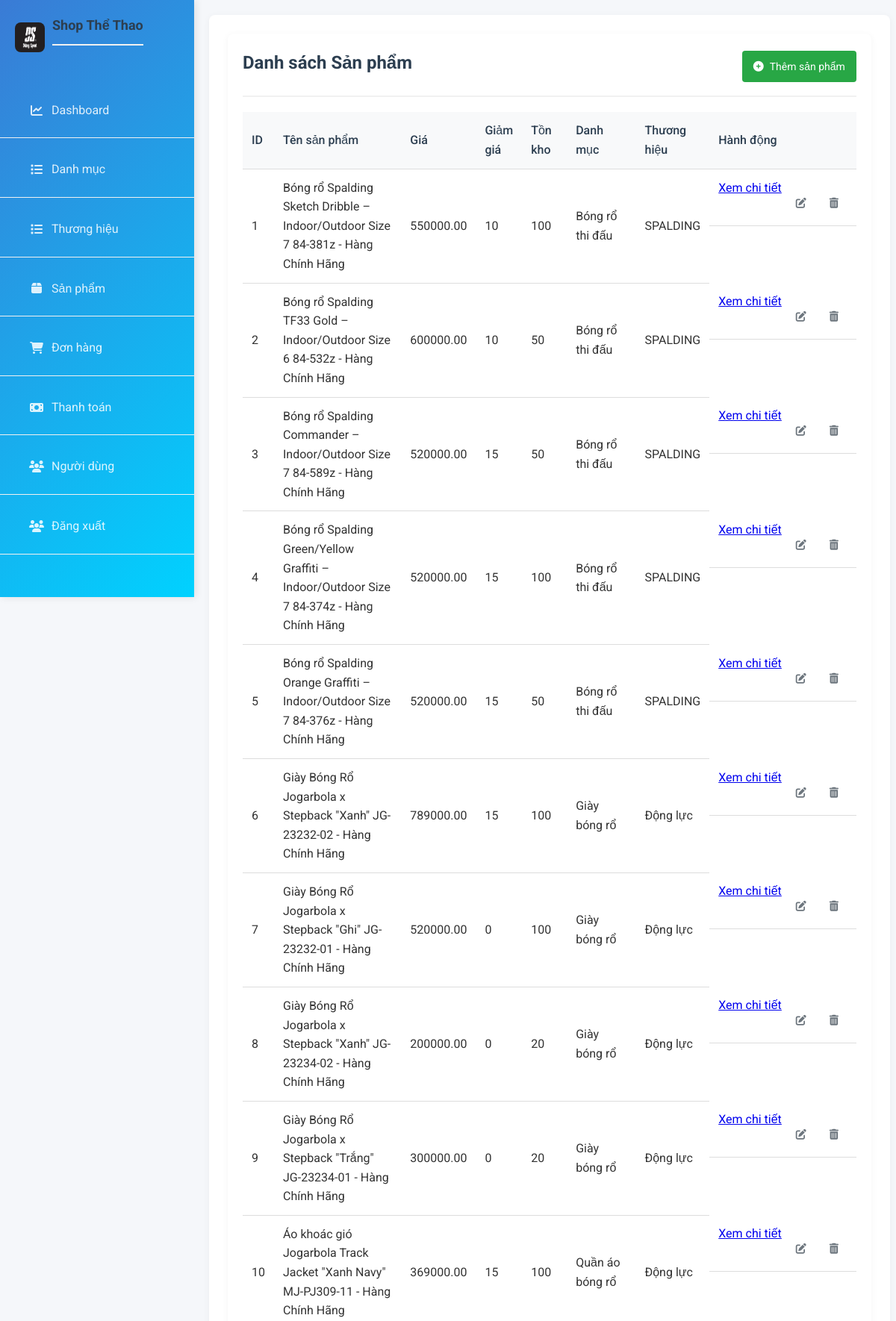
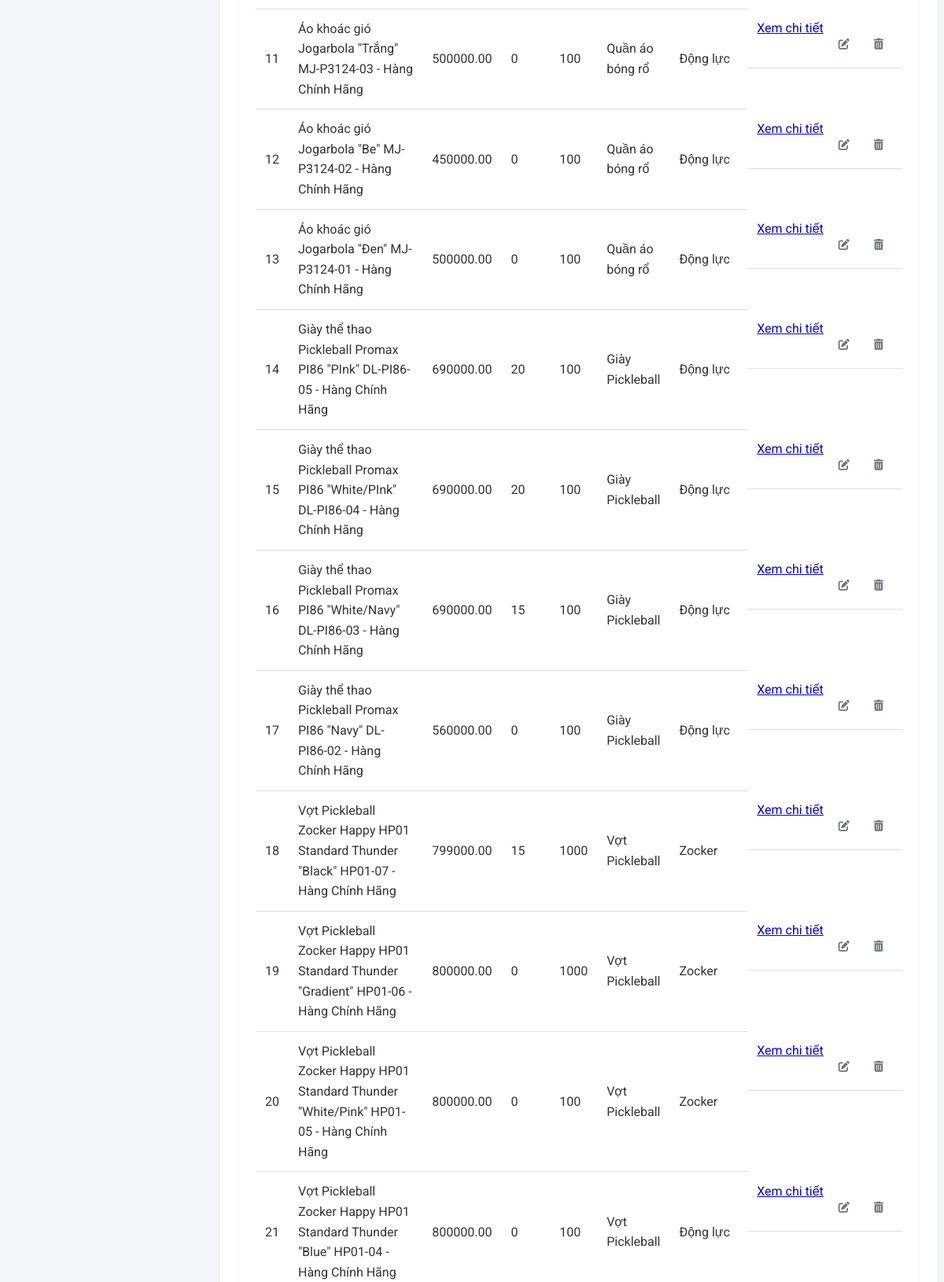
The app's page /product/ (upper part) with its own data (2 pictures, top to bottom).
### models/product.py (models this page shows)
class Product(db.Model):
    __tablename__ = 'products'
    id_product = Column(Integer, primary_key=True, autoincrement=True)
    product_name = Column(String(255), nullable=False)
    id_category = Column(Integer, ForeignKey('categories.id_category'), nullable=True)
    id_brand = Column(Integer, ForeignKey('brands.id_brand'), nullable=True)
    price = Column(DECIMAL(10, 2))
    cost_price = Column(DECIMAL(10, 2))
    inventory = Column(Integer)
    description = Column(Text)
    created_at = Column(TIMESTAMP, server_default=func.now())
    size = Column(String(50), nullable=True)
    color = Column(String(50), nullable=True)
    discount = Column(Integer, nullable=True, default="0")
    category = relationship("Category", backref="products")
    brand = relationship("Brand", backref="products")

### models/category.py (models this page shows)
class Category(db.Model):
    __tablename__ = 'categories'
    id_category = Column(Integer, primary_key=True, autoincrement=True)
    category_name = Column(String(255))
    description = Column(Text)
    created_at = Column(TIMESTAMP)

### models/brand.py (models this page shows)
class Brand(db.Model):
    __tablename__ = 'brands'
    id_brand = Column(Integer, primary_key=True, autoincrement=True)
    brand_name = Column(String(255), nullable=False)
    description = Column(Text)
    created_at = Column(TIMESTAMP)

### routes/product.py (the view)
@product_bp.route("/")
def list_products():
    products = Product.query.all()
    return render_template("admin/product.html", products=products)

### app.py (called while the page is built)
@app.before_request
def log_request_info():
    logging.info(f"Body: {request.get_data()}")

### templates/admin/product.html (shortened to what this page needs)
{% extends 'admin/base.html' %}
{% block extra_css %}
<link rel="stylesheet" href="{{ url_for('static', filename='css/product.css') }}">
{% endblock %}
{% block content %}
<div class="product-container">
    <div class="page-header">
        <h2>Danh sách Sản phẩm</h2>
        <a href="{{ url_for('product.add_product') }}" class="btn-add">
            <i class="fas fa-plus-circle"></i> Thêm sản phẩm
        </a>
    </div>
    <table class="product-table">
        <thead>
            <tr>
                <th>ID</th>
                <th>Tên sản phẩm</th>
                <th>Giá</th>
                <th>Giảm giá</th>
                <th>Tồn kho</th>
                <th>Danh mục</th>
                <th>Thương hiệu</th>
                <th>Hành động</th>
            </tr>
        </thead>
        <tbody>
            {% for product in products %}
            <tr>
                <td>{{ product.id_product }}</td>
                <td>{{ product.product_name }}</td>
                <td>{{ product.price }}</td>
                <td>{{ product.discount }}</td>
                <td>{{ product.inventory }}</td>
                <td>{{ product.category.category_name }}</td>
                <td>{{ product.brand.brand_name }}</td>
                <td class="actions">
                    <a href="{{ url_for('product.add_detail_product_form', id_product=product.id_product) }}" class="btn-detail">
                        Xem chi tiết
                    </a>
                    <form action="{{ url_for('product.edit_product', id_product=product.id_product) }}" method="get" style="display:inline;">
                        <button type="submit" class="btn-edit">
                            <i class="fas fa-edit"></i>
                        </button>
                    </form>
                    <form action="{{ url_for('product.delete_product', id_product=product.id_product) }}" method="post" style="display:inline;" onsubmit="return confirm('Xác nhận xóa sản phẩm?');">
                        <button type="submit" class="btn-delete">
                            <i class="fas fa-trash-alt"></i>
                        </button>
                    </form>
                </td>
            </tr>
            {% else %}
            <tr>
                <td colspan="7" class="no-data">Không có dữ liệu sản phẩm</td>
            </tr>
            {% endfor %}
        </tbody>
    </table>
</div>
{% endblock %}

### static/css/style.css (style rules this page uses)
* { margin: 0; padding: 0; box-sizing: border-box; }
body { font-family: 'Roboto', sans-serif; background-color: #f5f7fa; color: #333; line-height: 1.6; }
h2 { color: #2c3e50; margin-bottom: 20px; padding-bottom: 10px; border-bottom: 2px solid #f1f1f1; }
table { width: 100%; border-collapse: collapse; margin-bottom: 20px; background-color: white; }
th, td { padding: 12px 15px; text-align: left; border-bottom: 1px solid #f1f1f1; }
th { background-color: #f8f9fa; color: #2c3e50; font-weight: 500; }
form { display: grid; grid-template-columns: repeat(auto-fit, minmax(250px, 1fr)); gap: 15px; margin-top: 15px; }
input, select, button { padding: 10px 15px; border: 1px solid #ddd; border-radius: 4px; font-size: 14px; }
button { background-color: #3a7bd5; color: white; border: none; cursor: pointer; transition: background-color 0.3s; font-weight: 500; }
.product-container { background-color: white; border-radius: 8px; box-shadow: 0 2px 10px rgba(0, 0, 0, 0.05); padding: 20px; }
.page-header { display: flex; justify-content: space-between; align-items: center; margin-bottom: 20px; padding-bottom: 15px; border-bottom: 2px solid #f1f1f1; }
.page-header h2 { margin: 0; border-bottom: none; }
.btn-add { background-color: #5d87ff; color: white; border: none; border-radius: 4px; padding: 10px 16px; cursor: pointer; display: flex; align-items: center; font-size: 14px; transition: background-color 0.3s; }
.btn-add i { margin-right: 8px; }
.product-table { width: 100%; border-collapse: collapse; margin-bottom: 20px; }
.actions { display: flex; gap: 8px; }
.btn-edit, .btn-delete { width: 36px; height: 36px; border-radius: 4px; border: none; cursor: pointer; display: flex; align-items: center; justify-content: center; transition: all 0.2s; }
.btn-edit { background-color: #3498db; color: white; }
.btn-delete { background-color: #e74c3c; color: white; }

### static/css/product.css (style rules this page uses)
.product-table { width: 100%; border-collapse: collapse; }
.product-table th, .product-table td { padding: 12px; text-align: left; border-bottom: 1px solid #ddd; }
.product-table th { background-color: #f8f9fa; }
.actions { white-space: nowrap; }
.btn-edit, .btn-delete { background: none; border: none; cursor: pointer; padding: 5px; color: #6c757d; }
.btn-add { background-color: #28a745; color: white; padding: 10px 15px; border-radius: 4px; text-decoration: none; }

### records on screen
Product: id_product "1", product_name "Bóng rổ Spalding Sketch Dribble – Indoor/Outdoor Size 7 84-381z - Hàng Chính Hãng", price "550000.00", discount "10", inventory "100", category.category_name "Bóng rổ thi đấu", brand.brand_name "SPALDING"
Product: id_product "2", product_name "Bóng rổ Spalding TF33 Gold – Indoor/Outdoor Size 6 84-532z - Hàng Chính Hãng", price "600000.00", discount "10", inventory "50", category.category_name "Bóng rổ thi đấu", brand.brand_name "SPALDING"
Product: id_product "3", product_name "Bóng rổ Spalding Commander – Indoor/Outdoor Size 7 84-589z - Hàng Chính Hãng", price "520000.00", discount "15", inventory "50", category.category_name "Bóng rổ thi đấu", brand.brand_name "SPALDING"
Product: id_product "4", product_name "Bóng rổ Spalding Green/Yellow Graffiti – Indoor/Outdoor Size 7 84-374z - Hàng Chính Hãng", price "520000.00", discount "15", inventory "100", category.category_name "Bóng rổ thi đấu", brand.brand_name "SPALDING"
Product: id_product "5", product_name "Bóng rổ Spalding Orange Graffiti – Indoor/Outdoor Size 7 84-376z - Hàng Chính Hãng", price "520000.00", discount "15", inventory "50", category.category_name "Bóng rổ thi đấu", brand.brand_name "SPALDING"
Product: id_product "6", product_name "Giày Bóng Rổ Jogarbola x Stepback \"Xanh\" JG-23232-02 - Hàng Chính Hãng", price "789000.00", discount "15", inventory "100", category.category_name "Giày bóng rổ", brand.brand_name "Động lực"
Product: id_product "7", product_name "Giày Bóng Rổ Jogarbola x Stepback \"Ghi\" JG-23232-01 - Hàng Chính Hãng", price "520000.00", discount "0", inventory "100", category.category_name "Giày bóng rổ", brand.brand_name "Động lực"
Product: id_product "8", product_name "Giày Bóng Rổ Jogarbola x Stepback \"Xanh\" JG-23234-02 - Hàng Chính Hãng", price "200000.00", discount "0", inventory "20", category.category_name "Giày bóng rổ", brand.brand_name "Động lực"
Product: id_product "9", product_name "Giày Bóng Rổ Jogarbola x Stepback \"Trắng\" JG-23234-01 - Hàng Chính Hãng", price "300000.00", discount "0", inventory "20", category.category_name "Giày bóng rổ", brand.brand_name "Động lực"
Product: id_product "10", product_name "Áo khoác gió Jogarbola Track Jacket \"Xanh Navy\" MJ-PJ309-11 - Hàng Chính Hãng", price "369000.00", discount "15", inventory "100", category.category_name "Quần áo bóng rổ", brand.brand_name "Động lực"
Product: id_product "11", product_name "Áo khoác gió Jogarbola \"Trắng\" MJ-P3124-03 - Hàng Chính Hãng", price "500000.00", discount "0", inventory "100", category.category_name "Quần áo bóng rổ", brand.brand_name "Động lực"
Product: id_product "12", product_name "Áo khoác gió Jogarbola \"Be\" MJ-P3124-02 - Hàng Chính Hãng", price "450000.00", discount "0", inventory "100", category.category_name "Quần áo bóng rổ", brand.brand_name "Động lực"
Product: id_product "13", product_name "Áo khoác gió Jogarbola \"Đen\" MJ-P3124-01 - Hàng Chính Hãng", price "500000.00", discount "0", inventory "100", category.category_name "Quần áo bóng rổ", brand.brand_name "Động lực"
Product: id_product "14", product_name "Giày thể thao Pickleball Promax PI86 \"PInk\" DL-PI86-05 - Hàng Chính Hãng", price "690000.00", discount "20", inventory "100", category.category_name "Giày Pickleball", brand.brand_name "Động lực"
Product: id_product "15", product_name "Giày thể thao Pickleball Promax PI86 \"White/PInk\" DL-PI86-04 - Hàng Chính Hãng", price "690000.00", discount "20", inventory "100", category.category_name "Giày Pickleball", brand.brand_name "Động lực"
Product: id_product "16", product_name "Giày thể thao Pickleball Promax PI86 \"White/Navy\" DL-PI86-03 - Hàng Chính Hãng", price "690000.00", discount "15", inventory "100", category.category_name "Giày Pickleball", brand.brand_name "Động lực"
Product: id_product "17", product_name "Giày thể thao Pickleball Promax PI86 \"Navy\" DL-PI86-02 - Hàng Chính Hãng", price "560000.00", discount "0", inventory "100", category.category_name "Giày Pickleball", brand.brand_name "Động lực"
Product: id_product "18", product_name "Vợt Pickleball Zocker Happy HP01 Standard Thunder \"Black\" HP01-07 - Hàng Chính Hãng", price "799000.00", discount "15", inventory "1000", category.category_name "Vợt Pickleball", brand.brand_name "Zocker"
Product: id_product "19", product_name "Vợt Pickleball Zocker Happy HP01 Standard Thunder \"Gradient\" HP01-06 - Hàng Chính Hãng", price "800000.00", discount "0", inventory "1000", category.category_name "Vợt Pickleball", brand.brand_name "Zocker"
Product: id_product "20", product_name "Vợt Pickleball Zocker Happy HP01 Standard Thunder \"White/Pink\" HP01-05 - Hàng Chính Hãng", price "800000.00", discount "0", inventory "100", category.category_name "Vợt Pickleball", brand.brand_name "Zocker"
Product: id_product "21", product_name "Vợt Pickleball Zocker Happy HP01 Standard Thunder \"Blue\" HP01-04 - Hàng Chính Hãng", price "800000.00", discount "0", inventory "100", category.category_name "Vợt Pickleball", brand.brand_name "Động lực"
